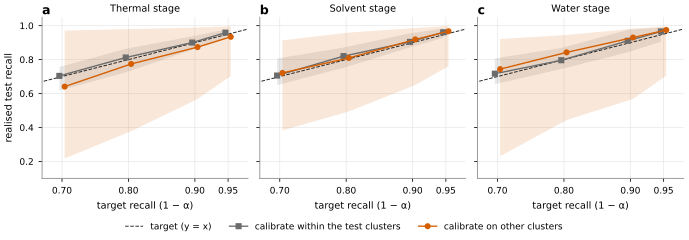

The script that drew this image:
"""Fig 6: family-shift validation (Phase 5 section 3). Realised recall vs target recall for the per-stage split-conformal rule, calibrated on clusters different from the
test clusters (cross-cluster, orange) or on a random half of the test clusters themselves (calibrate-within control, grey). 20 repetitions (k-means seed / cluster order);
median with the 2.5-97.5% range over repetitions (about min-max for 20; repetitions share MOFs and are not independent)."""
import sys
sys.path.insert(0, "figures")
from common import *
import numpy as np
import pandas as pd

F = load(P5 + "family_shift.json"); A = F["alphas"]; X = [1 - a for a in A]


def draw(variant):
    fig, axes = panels(variant, 3, h2=2.4, h1=1.95, sharey=True)
    for ax, t in zip(axes, TASKS):
        df = pd.DataFrame(F["results"][t])
        ax.plot([0.65, 1], [0.65, 1], color=INK, lw=0.7, ls="--", label="target (y = x)")
        for key, col, mk, lab, dx in (("ctrl_recall", GREY, "s", "calibrate within the test clusters", -0.004), ("recall", ORANGE, "o", "calibrate on other clusters", 0.004)):
            v = [df[f"{key}_{a}"] for a in A]
            med = np.array([x.median() for x in v]); lo = np.array([x.quantile(0.025) for x in v]); hi = np.array([x.quantile(0.975) for x in v])
            xs = np.array(X) + dx
            ax.fill_between(xs, lo, hi, color=col, alpha=0.15, lw=0)
            ax.plot(xs, med, marker=mk, color=col, ms=3.4, lw=1.0, label=lab)
        ax.set_title(TITLE[t]); ax.set_ylim(0.1, 1.05); ax.set_xlim(0.67, 0.98); ax.set_xticks(X)
        ax.set_ylabel("realised test recall") if (variant == "1col" or t == "thermal") else None
        ax.set_xlabel("target recall (1 − α)") if (variant == "2col" or t == "water") else None
    letters(axes)
    h, l = axes[0].get_legend_handles_labels()
    fig.legend(h, l, frameon=False, loc="outside lower center", ncol=3 if variant == "2col" else 1)
    save(fig, "fig6_family_shift", variant)


for v in VARIANTS:
    draw(v)
